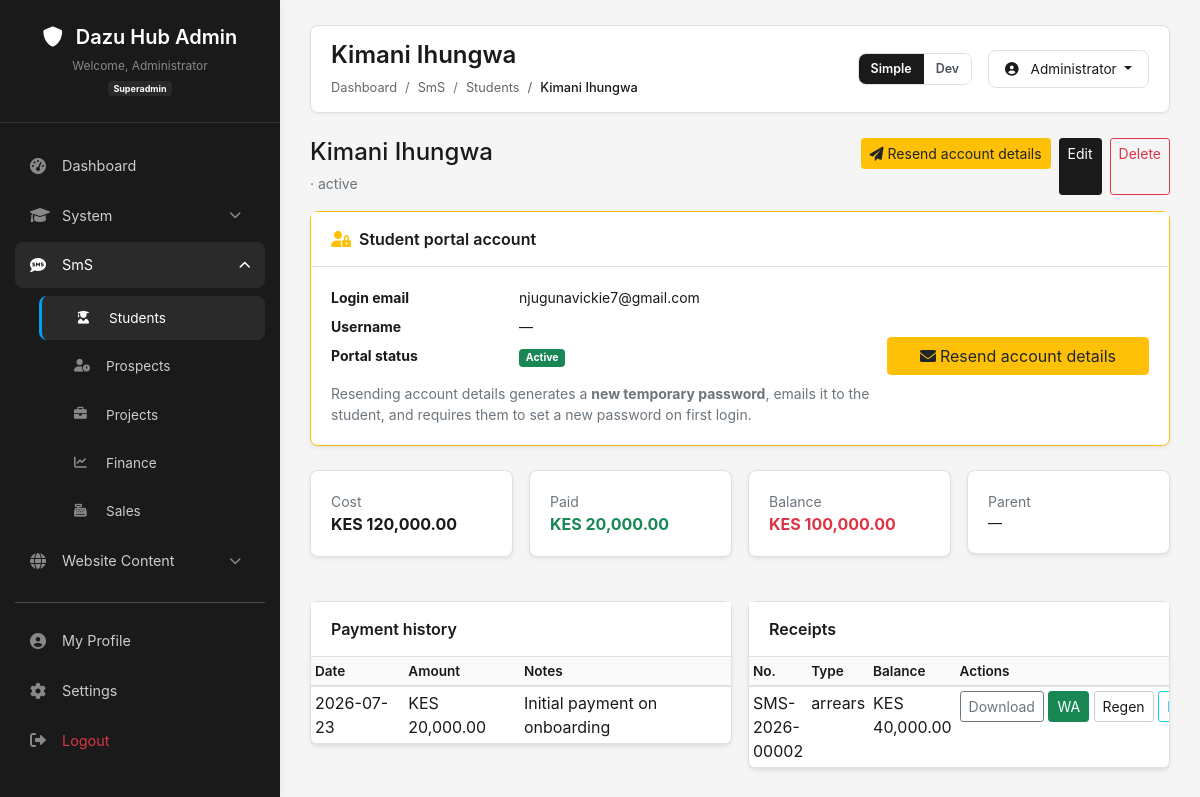
Screenshot of /public/admin/sms/students/view.php?id=2 (signed in) with the database file from the repository.
### tables this page shows
CREATE TABLE `sms_students` (
  `id` int UNSIGNED NOT NULL,
  `name` varchar(150) NOT NULL,
  `email` varchar(150) DEFAULT NULL,
  `phone` varchar(30) DEFAULT NULL,
  `course_id` int DEFAULT NULL,
  `duration` varchar(50) DEFAULT NULL,
  `start_date` date DEFAULT NULL,
  `parent_phone` varchar(30) DEFAULT NULL,
  `parent_email` varchar(150) DEFAULT NULL,
  `cost` decimal(12,2) NOT NULL DEFAULT '0.00',
  `paid` decimal(12,2) NOT NULL DEFAULT '0.00',
  `status` enum('active','completed','withdrawn') NOT NULL DEFAULT 'active',
  `notes` text,
  `user_id` int DEFAULT NULL,
  `registration_id` int DEFAULT NULL,
  `created_at` timestamp NULL DEFAULT CURRENT_TIMESTAMP,
  `updated_at` timestamp NULL DEFAULT CURRENT_TIMESTAMP ON UPDATE CURRENT_TIMESTAMP
);

CREATE TABLE `sms_student_payments` (
  `id` int UNSIGNED NOT NULL,
  `student_id` int UNSIGNED NOT NULL,
  `amount` decimal(12,2) NOT NULL,
  `payment_date` date NOT NULL,
  `receipt_id` int UNSIGNED DEFAULT NULL,
  `notes` varchar(255) DEFAULT NULL,
  `recorded_by` int DEFAULT NULL,
  `created_at` timestamp NULL DEFAULT CURRENT_TIMESTAMP
);

CREATE TABLE `sms_receipts` (
  `id` int UNSIGNED NOT NULL,
  `student_id` int UNSIGNED NOT NULL,
  `receipt_no` varchar(30) NOT NULL,
  `receipt_type` enum('receipt','arrears') NOT NULL DEFAULT 'receipt',
  `amount_delta` decimal(12,2) NOT NULL DEFAULT '0.00',
  `cost` decimal(12,2) NOT NULL DEFAULT '0.00',
  `paid_total` decimal(12,2) NOT NULL DEFAULT '0.00',
  `balance` decimal(12,2) NOT NULL DEFAULT '0.00',
  `file_path` varchar(255) DEFAULT NULL,
  `created_at` timestamp NULL DEFAULT CURRENT_TIMESTAMP
);

### public/admin/sms/_init.php (called while the page is built, shortened)
<?php
require_once __DIR__ . '/../../../app/v1/helpers/middleware.php';
require_once __DIR__ . '/../../../app/v1/services/SmsModuleService.php';
$pdo = Connection::getInstance()->getConnection();
$actorId = (int) ($_SESSION['user_id'] ?? 0);
$sms = new SmsModuleService($pdo, $actorId);
function sms_money(float $n): string
{
    return 'KES ' . number_format($n, 2);
}

### app/v1/services/SmsModuleService.php (called while the page is built, shortened)
<?php
class SmsModuleService
{
    private PDO $pdo;
    public function __construct(PDO $pdo, int $actorId = 0)
    {
        $this->pdo = $pdo;
    }
    public static function balance(float $cost, float $paid): float
    {
        return round(max(0, $cost - $paid), 2);
    }
    public function getStudent(int $id): ?array
    {
        $stmt = $this->pdo->prepare(
            'SELECT s.*, c.title AS course_title, r.registration_no, r.full_name AS reg_full_name,
                    r.email AS reg_email, r.phone AS reg_phone, r.user_id AS reg_user_id
             FROM sms_students s
             LEFT JOIN registrations r ON r.id = s.registration_id
             LEFT JOIN courses c ON c.id = COALESCE(s.course_id, r.course_id) WHERE s.id = :id'
        );
        $stmt->execute([':id' => $id]);
        $row = $stmt->fetch(PDO::FETCH_ASSOC);
        return $row ? $this->normalizeStudentRow($row) : null;
    }
    private function normalizeStudentRow(array $row): array
    {
        return $row;
    }
    public function studentPayments(int $studentId): array
    {
        $stmt = $this->pdo->prepare(
            'SELECT * FROM sms_student_payments WHERE student_id = :id ORDER BY payment_date DESC, id DESC'
        );
        $stmt->execute([':id' => $studentId]);
        return $stmt->fetchAll(PDO::FETCH_ASSOC);
    }
    public function studentReceipts(int $studentId): array
    {
        $stmt = $this->pdo->prepare(
            'SELECT * FROM sms_receipts WHERE student_id = :id ORDER BY id DESC'
        );
        $stmt->execute([':id' => $studentId]);
        return $stmt->fetchAll(PDO::FETCH_ASSOC);
    }
    public function whatsappUrl(string $phone, array $student, array $receipt = []): string
    {
        $digits = preg_replace('/\D+/', '', $phone);
        if (isset($digits[0]) && $digits[0] === '0') {
            $digits = '254' . substr($digits, 1);
        }
        $bal = self::balance((float) $student['cost'], (float) $student['paid']);
        $msg = sprintf(
            'Hello, %s. Course: %s. Cost: KES %s. Paid: KES %s. Balance: KES %s.',
            $student['name'],
            $student['course_title'] ?? '—',
            number_format((float) $student['cost'], 2),
            number_format((float) $student['paid'], 2),
            number_format($bal, 2)
        );
        if (!empty($receipt['receipt_no'])) {
            $msg .= ' Receipt: ' . $receipt['receipt_no'];
        }
        return 'https://wa.me/' . $digits . '?text=' . rawurlencode($msg);
    }
}

### app/v1/config/paths.php (called while the page is built, shortened)
<?php
if (!function_exists('url')) {
    function url(string $path = ''): string {
        $path = ltrim($path, '/');
        return WEB_ROOT . '/' . $path;
    }
}
if (!function_exists('asset')) {
    function asset(string $path): string {
        return url('assets/' . ltrim($path, '/'));
    }
}

### public/admin/sms/students/view.php (the view, shortened to what this page needs)
<?php
require_once __DIR__ . '/../_init.php';
$id = (int) ($_GET['id'] ?? 0);
$student = $sms->getStudent($id);
$payments = $sms->studentPayments($id);
$receipts = $sms->studentReceipts($id);
$balance = SmsModuleService::balance((float)$student['cost'], (float)$student['paid']);
$hasPortalAccount = !empty($student['registration_id']) && !empty($student['user_id']);
$canResend = !empty($student['email']) && filter_var($student['email'], FILTER_VALIDATE_EMAIL);
$page_title = $student['name'];
$breadcrumbs = [
    ['label' => 'SmS', 'url' => url('admin/dashboard.php#sms-alerts')],
    ['label' => 'Students', 'url' => url('admin/sms/students/index.php')],
    ['label' => $student['name'], 'active' => true],
];
?>
<div class="d-flex justify-content-between mb-3 flex-wrap gap-2">
  <div>
    <h4 class="mb-1"><?= htmlspecialchars($student['name']) ?></h4>
    <small class="text-muted"> · <?= htmlspecialchars($student['status']) ?></small>
  </div>
  <div class="d-flex gap-2 flex-wrap">
    <?php if ($canResend): ?>
    <form method="post" class="d-inline" onsubmit="return confirm('Send new login details to <?= htmlspecialchars($student['email']) ?>?\n\nThis will reset the password to a new temporary one. The student must set a new password on first login.');">
      <button type="submit" name="resend_credentials" value="1" class="btn btn-sm btn-warning text-dark fw-semibold">
        <i class="fas fa-paper-plane me-1"></i>Resend account details
      </button>
    </form>
    <?php endif; ?>
    <a href="<?= url('admin/sms/students/form.php?id='.$id) ?>" class="btn btn-sm btn-primary">Edit</a>
    <a href="<?= url('admin/sms/students/view.php?id='.$id.'&delete=1') ?>" class="btn btn-sm btn-outline-danger" onclick="return confirm('Delete this student?')">Delete</a>
  </div>
</div>
<div class="card shadow-sm border-warning mb-4">
  <div class="card-header bg-warning-subtle fw-semibold d-flex align-items-center gap-2">
    <i class="fas fa-user-lock text-warning"></i>
    Student portal account
  </div>
  <div class="card-body">
    <div class="row g-3 align-items-center">
      <div class="col-md-8">
        <dl class="row mb-0 small">
          <dt class="col-sm-4">Login email</dt>
          <dd class="col-sm-8"><?= htmlspecialchars($student['email'] ?? '—') ?></dd>
          <dt class="col-sm-4">Username</dt>
          <dd class="col-sm-8"><?= htmlspecialchars($student['registration_no'] ?? ($hasPortalAccount ? '—' : 'Not linked yet')) ?></dd>
          <dt class="col-sm-4">Portal status</dt>
          <dd class="col-sm-8">
            <?php if ($hasPortalAccount): ?>
              <span class="badge bg-success">Active</span>
            <?php else: ?>
              <span class="badge bg-secondary">Not linked</span>
              <span class="text-muted"> — click resend to create/link and email credentials</span>
            <?php endif; ?>
          </dd>
        </dl>
        <p class="text-muted small mb-0 mt-2">
          Resending account details generates a <strong>new temporary password</strong>, emails it to the student,
          and requires them to set a new password on first login.
        </p>
      </div>
      <div class="col-md-4 text-md-end">
        <?php if ($canResend): ?>
        <form method="post" onsubmit="return confirm('Send new login details to <?= htmlspecialchars($student['email']) ?>?\n\nThis will reset the password to a new temporary one. The student must set a new password on first login.');">
          <button type="submit" name="resend_credentials" value="1" class="btn btn-warning text-dark fw-semibold w-100">
            <i class="fas fa-envelope me-1"></i>Resend account details
          </button>
        </form>
        <?php else: ?>
        <div class="alert alert-warning small mb-0">Add a valid email address on the student profile to send account details.</div>
        <?php endif; ?>
      </div>
    </div>
  </div>
</div>
<div class="row g-3 mb-4">
  <div class="col-md-3"><div class="card shadow-sm"><div class="card-body"><div class="text-muted small">Cost</div><div class="fw-bold"><?= sms_money((float)$student['cost']) ?></div></div></div></div>
  <div class="col-md-3"><div class="card shadow-sm"><div class="card-body"><div class="text-muted small">Paid</div><div class="fw-bold text-success"><?= sms_money((float)$student['paid']) ?></div></div></div></div>
  <div class="col-md-3"><div class="card shadow-sm"><div class="card-body"><div class="text-muted small">Balance</div><div class="fw-bold text-danger"><?= sms_money($balance) ?></div></div></div></div>
  <div class="col-md-3"><div class="card shadow-sm"><div class="card-body"><div class="text-muted small">Parent</div><div class="small"><?= htmlspecialchars($student['parent_email'] ?? '—') ?><br><?= htmlspecialchars($student['parent_phone'] ?? '') ?></div></div></div></div>
</div>
<div class="row g-3">
  <div class="col-lg-6"><div class="card shadow-sm"><div class="card-header fw-semibold">Payment history</div><div class="table-responsive">
    <table class="table table-sm mb-0"><thead><tr><th>Date</th><th>Amount</th><th>Notes</th></tr></thead><tbody>
      <?php foreach ($payments as $p): ?>
      <tr><td><?= htmlspecialchars($p['payment_date']) ?></td><td><?= sms_money((float)$p['amount']) ?></td><td><?= htmlspecialchars($p['notes'] ?? '') ?></td></tr>
      <?php endforeach; ?>
    </tbody></table>
  </div></div></div>
  <div class="col-lg-6"><div class="card shadow-sm"><div class="card-header fw-semibold">Receipts</div><div class="table-responsive">
    <table class="table table-sm mb-0"><thead><tr><th>No.</th><th>Type</th><th>Balance</th><th>Actions</th></tr></thead><tbody>
      <?php foreach ($receipts as $r): ?>
      <tr>
        <td><?= htmlspecialchars($r['receipt_no']) ?></td>
        <td><?= htmlspecialchars($r['receipt_type']) ?></td>
        <td><?= sms_money((float)$r['balance']) ?></td>
        <td class="text-nowrap">
          <a class="btn btn-xs btn-outline-secondary btn-sm" href="<?= url('admin/sms/receipt.php?id='.(int)$r['id']) ?>">Download</a>
          <?php if ($student['phone']): ?><a class="btn btn-xs btn-success btn-sm" target="_blank" href="<?= htmlspecialchars($sms->whatsappUrl($student['phone'], $student, $r)) ?>">WA</a><?php endif; ?>
          <form method="post" class="d-inline"><input type="hidden" name="receipt_id" value="<?= (int)$r['id'] ?>">
            <button name="regenerate_receipt" value="1" class="btn btn-sm btn-outline-primary">Regen</button>
            <button name="email_receipt" value="1" class="btn btn-sm btn-outline-info">Email</button>
          </form>
        </td>
      </tr>
      <?php endforeach; ?>
    </tbody></table>
  </div></div></div>
</div>
<?php
$content = ob_get_clean();
require __DIR__ . '/../../../templates/admin/layout.php';

### public/templates/admin/layout.php (shortened to what this page needs)
<!DOCTYPE html>
<html lang="en">
<head>
    <link href="https://cdn.jsdelivr.net/npm/bootstrap@5.1.3/dist/css/bootstrap.min.css" rel="stylesheet">
    <link rel="stylesheet" href="https://cdnjs.cloudflare.com/ajax/libs/font-awesome/6.0.0/css/all.min.css">
    <link rel="stylesheet" href="<?php echo asset('css/admin-terminal.css'); ?>">
</head>
<body class="admin-mode-simple">
    <div class="admin-wrapper">
        <?php include_once __DIR__ . '/../../components/admin/sidebar.php'; ?>
        <div class="admin-content fade-in">
            <div class="top-bar">
                <div>
                    <h1 class="page-title"><?php echo $page_title ?? 'Dashboard'; ?></h1>
                    <?php if (isset($breadcrumbs)): ?>
                        <nav aria-label="breadcrumb">
                            <ol class="breadcrumb mt-2">
                                <li class="breadcrumb-item"><a href="<?php echo url('admin/dashboard.php'); ?>">Dashboard</a></li>
                                <?php foreach ($breadcrumbs as $crumb): ?>
                                    <li class="breadcrumb-item <?php echo isset($crumb['active']) ? 'active' : ''; ?>">
                                        <?php if (isset($crumb['url']) && !isset($crumb['active'])): ?>
                                            <a href="<?php echo $crumb['url']; ?>"><?php echo $crumb['label']; ?></a>
                                        <?php else: ?>
                                            <?php echo $crumb['label']; ?>
                                        <?php endif; ?>
                                    </li>
                                <?php endforeach; ?>
                            </ol>
                        </nav>
                    <?php endif; ?>
                </div>
                <div class="d-flex align-items-center gap-3 flex-wrap">
                    <div class="admin-mode-toggle" role="group" aria-label="Admin UI mode">
                        <button type="button" data-admin-mode="simple" title="Standard admin panel">Simple</button>
                        <button type="button" data-admin-mode="dev" title="Terminal command mode">Dev</button>
                    </div>
                    <div class="user-dropdown dropdown">
                    <button class="btn dropdown-toggle" type="button" data-bs-toggle="dropdown" aria-expanded="false">
                        <i class="fas fa-user-circle me-2"></i>
                        <?php echo htmlspecialchars($_SESSION['username'] ?? 'Admin'); ?>
                    </button>
                    </div>
                </div>
            </div>
            <?php echo $content; ?>
        </div>
    </div>
</body>
</html>

### rows the page displays
sms_students: name "Kimani Ihungwa", status "active", email "njugunavickie7@gmail.com", cost "KES 120,000.00", paid "KES 20,000.00", sms_money($balance) "KES 100,000.00", parent_email "—"
sms_student_payments: payment_date "2026-07-23", amount "KES 20,000.00", notes "Initial payment on onboarding"
sms_receipts: receipt_no "SMS-2026-00002", receipt_type "arrears", balance "KES 40,000.00"

### other values shown
$_SESSION['username'] "Administrator"
$role "Superadmin"
$crumb['label'] "SmS"
$crumb['label'] "Students"
$crumb['label'] "Kimani Ihungwa"
$student['registration_no'] "—"
